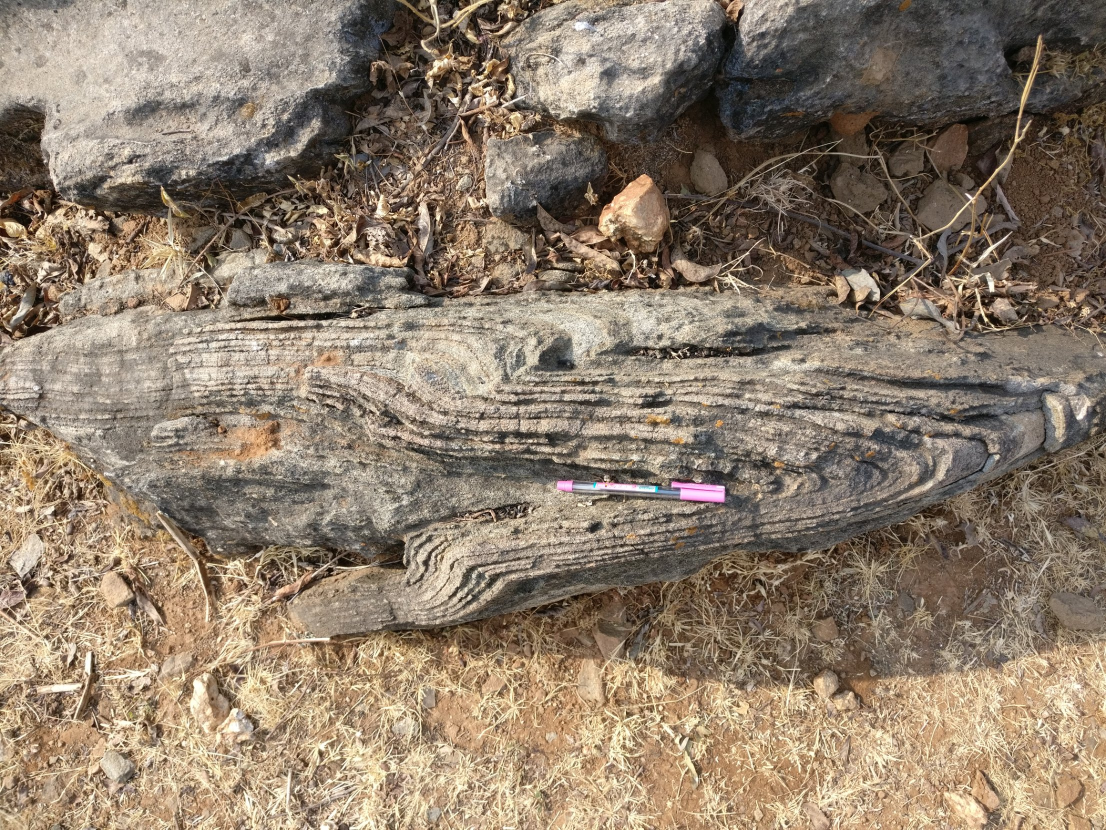
#> input picture app/backend/samples/photo3_tight_fullres.jpg, 2212 x 1659 px (shown at 1/2 size)
$ python pipeline.py samples/photo3_tight_fullres.jpg out.png
#> lines starting #> are read from the running program, lines starting #| are printed output that depends on the picture
### app/backend/detect.py
"""Automatic bedding-boundary tracing guided by the layer orientation field (no AI model, no clicks).

Usage:
  python3 autotrace.py photo.png out.png                         # all detected lines (max 12)
  python3 autotrace.py photo.png out.png '{"best":true,"max_curves":30,"min_len":0.25}'   # best 3 complete fold lines
  python3 autotrace.py panel.png out.png '{"gt":"gt.npy"}'       # score against a hand-trace mask

Writes out.png (lines + faint yellow hand trace), out_auto_only.png, out_edges.png, out_curves.json.
Yellow hand-trace lines in the input are detected and painted over before detection (only matters for
annotated images); they are used only for scoring. See HANDOFF.md for how each step works."""
import sys, json, cv2, numpy as np
from scipy import ndimage as ndi
from skimage.morphology import skeletonize, remove_small_objects


# [5 lines left out: function yellow_mask, not called in this run]


def bilinear(a, x, y):
    return ndi.map_coordinates(a, [[y], [x]], order=1, mode='nearest')[0]


def detect(bgr, ann_mask, P):
    H, W = bgr.shape[:2]
    # 1. remove annotation so detector sees only the rock
    inp_mask = cv2.dilate(ann_mask.astype(np.uint8) * 255, np.ones((7, 7), np.uint8))
    clean = cv2.inpaint(bgr, inp_mask, 5, cv2.INPAINT_TELEA)
    lab = cv2.cvtColor(clean, cv2.COLOR_BGR2LAB)
    L = cv2.createCLAHE(2.0, (8, 8)).apply(lab[..., 0]).astype(np.float32) / 255.0

    # 2. structure tensor -> dominant layering direction everywhere
    s_g, s_i = P['sigma_grad'], P['sigma_int'] * min(H, W)
    gx = ndi.gaussian_filter(L, s_g, order=(0, 1))
    gy = ndi.gaussian_filter(L, s_g, order=(1, 0))
    Jxx = ndi.gaussian_filter(gx * gx, s_i)
    Jyy = ndi.gaussian_filter(gy * gy, s_i)
    Jxy = ndi.gaussian_filter(gx * gy, s_i)
    phi = 0.5 * np.arctan2(2 * Jxy, Jxx - Jyy)          # normal to layers
    nx, ny = np.cos(phi), np.sin(phi)
    tr = Jxx + Jyy + 1e-9
    coh = np.sqrt((Jxx - Jyy) ** 2 + 4 * Jxy ** 2) / tr  # 0..1, how "layered"

    # 3. keep only edges that run PARALLEL to layering (kills cross-cutting cracks)
    chans = [L, lab[..., 1].astype(np.float32) / 255.0 * P['color_w'], lab[..., 2].astype(np.float32) / 255.0 * P['color_w']]
    E = np.zeros_like(L)
    for se in P['sigma_edges']:
        acc = np.zeros_like(L)
        for C in chans:
            gx2 = ndi.gaussian_filter(C, se, order=(0, 1)) * se
            gy2 = ndi.gaussian_filter(C, se, order=(1, 0)) * se
            acc += (gx2 * nx + gy2 * ny) ** 2
        acc = np.sqrt(acc)
        E = np.maximum(E, acc / (np.percentile(acc, 99.5) + 1e-9))
    E = E * coh
    # 3b. mask field tools (pens, hammer handles): strongly saturated colours rock rarely has
    hsv = cv2.cvtColor(clean, cv2.COLOR_BGR2HSV)
    tool = (hsv[..., 1] > P['tool_sat']) & (hsv[..., 2] > 60)
    tool = remove_small_objects(tool, max_size=P['tool_min_px'])
    tool = cv2.dilate(tool.astype(np.uint8), np.ones((9, 9), np.uint8)) > 0
    E[tool] = 0
    E /= np.percentile(E, 99.5) + 1e-9

    # non-max suppression across the layer -> thin ridge candidates
    yy, xx = np.mgrid[0:H, 0:W].astype(np.float32)
    Ef = ndi.map_coordinates(E, [yy + ny, xx + nx], order=1, mode='nearest')
    Eb = ndi.map_coordinates(E, [yy - ny, xx - nx], order=1, mode='nearest')
    ridge = (E >= Ef) & (E >= Eb) & (E > P['seed_thr']) & (coh > P['coh_min'])
    border = int(0.03 * min(H, W))
    ridge[:border] = ridge[-border:] = False
    ridge[:, :border] = ridge[:, -border:] = False

    # 4. trace each seed along the layer direction, snapping to the edge
    # [34 lines left out: function trace, not called in this run]

    ys, xs = np.nonzero(ridge)
    order = np.argsort(-E[ys, xs])
    used = np.zeros((H, W), bool)
    curves = []
    for i in order[: P['max_seeds']]:
        x, y = float(xs[i]), float(ys[i])
        if used[int(y), int(x)]:
            continue
        a = trace(x, y, +1)
        b = trace(x, y, -1)
        c = np.array(b[::-1] + [(x, y)] + a)
        if len(c) < 3:
            continue
        seg = np.diff(c, axis=0)
        length = np.hypot(seg[:, 0], seg[:, 1]).sum()
        ci = np.clip(c.round().astype(int), 0, [W - 1, H - 1])
        # mark corridor as used so we don't re-trace the same boundary
        tmp = np.zeros((H, W), np.uint8)
        cv2.polylines(tmp, [ci.reshape(-1, 1, 2)], False, 1, P['dedup_px'] * 2 + 1)
        used |= tmp > 0
        if length < 0.4 * P['min_len'] * min(H, W):
            continue
        strength = float(np.mean(E[ci[:, 1], ci[:, 0]]))
        curves.append(dict(pts=c, length=float(length), strength=strength))

    curves = merge_curves(curves, P)
    for d in curves:
        d['pts'] = smooth(d['pts'], P['smooth'])
    # 5. remove near-duplicates, longest+strongest first
    curves = [d for d in curves if d['length'] >= P['min_len'] * min(H, W)]
    curves.sort(key=lambda d: -d['length'] * d['strength'])
    kept, occ = [], np.zeros((H, W), bool)
    for d in curves:
        ci = np.clip(d['pts'].round().astype(int), 0, [W - 1, H - 1])
        overlap = occ[ci[:, 1], ci[:, 0]].mean()
        if overlap > 0.5:
            continue
        kept.append(d)
        tmp = np.zeros((H, W), np.uint8)
        cv2.polylines(tmp, [ci.reshape(-1, 1, 2)], False, 1, 2 * P['dedup_px'] + 1)
        occ |= tmp > 0
        if len(kept) >= P['max_curves']:
            break
    return clean, E, coh, phi, kept


# [146 lines left out: functions smooth, _end, merge_curves, fold_metrics, spline_smooth, rock_mask and 2 more, not called in this run]


COLORS = [(255, 255, 0), (255, 0, 255), (0, 255, 0), (0, 128, 255), (255, 128, 0),
          (128, 0, 255), (0, 255, 255), (255, 0, 128), (128, 255, 0), (0, 0, 255),
          (200, 200, 200), (255, 200, 120)]


# [10 lines left out: function draw, not called in this run]


DEFAULT = dict(smooth_tol=0.006, rock_sat=45, rock_erode=0.03, max_outside=0.05, min_span=100, min_limb=0.15, max_wobble=1.12, n_best=3, best=False, tool_sat=150, tool_min_px=200, sigma_grad=1.5, sigma_int=0.035, sigma_edges=(2.0, 3.5), color_w=1.5, join_px=25, smooth=3, seed_thr=0.35, keep_thr=0.12,
               coh_min=0.25, step=1.5, snap=3, max_turn=25, max_gap=8, dedup_px=4,
               min_len=0.35, max_seeds=3000, max_curves=12)

# [28 lines that do not run on import are left out]

### app/backend/pipeline.py
"""photo -> result dict (the JSON contract in HANDOFF.md section 7.2). No web code in here, so the CLI,
the API and the tests all call analyze().

Usage:  python -m pipeline photo.png [out_dir]      # prints the result JSON, writes result.json + overlay.png"""
import json
import sys
import time
import uuid
from pathlib import Path

import cv2
import numpy as np
from foldclass.debug import debug_pipeline

import detect as D
import pairing
import prepare
import render

ENGINE_TAG = 'core-v1.0-frozen'
MAX_SIDE = 2200                     # detection runs on a resized copy above this (it is slow on CPU)
DETECT = dict(D.DEFAULT, max_curves=30, min_len=0.25, n_best=8)
SMOOTH_FRAC = 0.015                 # re-smooth the chosen pair to 1.5% of the bed's thickness (not of the image)
DATA = Path(__file__).parent / 'data'


def detect_lines(bgr, P):
    """All detected lines in original-image pixels; complete fold lines first (ranked), then the rest."""
    H, W = bgr.shape[:2]
    scale = min(1.0, MAX_SIDE / max(H, W))
    small = bgr if scale == 1 else cv2.resize(bgr, (round(W * scale), round(H * scale)), interpolation=cv2.INTER_AREA)
    h, w = small.shape[:2]
    # empty annotation mask: the yellow-line eraser is only for the annotated collage
    _, _, _, _, curves = D.detect(small, np.zeros((h, w), bool), P)
    best = D.pick_best(curves, h, w, P, D.rock_mask(small, P))
    rest = [d for d in curves if not any(d is b for b in best)]
    tol = P['smooth_tol'] * min(h, w) / scale
    lines = []
    for d in best + rest:
        complete = any(d is b for b in best)
        raw = d['pts'] / scale          # kept unsmoothed: the chosen pair is re-smoothed to the bed's thickness
        lines.append(dict(id=len(lines), raw=raw, pts=D.spline_smooth(raw, tol) if complete else raw,
                          complete=complete, bend_deg=d.get('span'), strength=float(d['strength']),
                          inside_rock=None if 'outside' not in d else 1 - d['outside']))
    return lines, scale


def run_engine(outer, inner, hinge_o, hinge_i):
    """Cut to one fold, same direction, thin, engine. Returns (engine result or None, error, cut pair, dips)."""
    outer_c, dips_o = prepare.cut_at_inflections(outer, hinge_o)
    inner_c, dips_i = prepare.cut_at_inflections(inner, hinge_i)
    inner_c, flipped = prepare.same_direction(outer_c, inner_c)
    if flipped:
        dips_i = dips_i[::-1]
    dips = (max(dips_o[0], dips_i[0]), max(dips_o[1], dips_i[1]))     # (left, right) in the engine's order
    o60, i60 = prepare.thin(outer_c), prepare.thin(inner_c)
    try:
        return debug_pipeline(o60, i60), None, (outer_c, inner_c), dips
    except Exception as e:                                            # the engine refuses with a plain reason
        return None, f'{type(e).__name__}: {e}', (outer_c, inner_c), dips


def _limb(r, limb, dip):
    out = dict(max_dip_deg=round(dip, 1))
    if r is None or limb not in r['fits']:
        return dict(out, **{'class': None, 'R': None, 'sigma_R': None, 't0_px': None, 'alpha_span_deg': None,
                            'warnings': [] if r is None else ['fewer than 3 isogon pairs on this limb; the engine could not fit it']})
    fit, cl = r['fits'][limb], r['classes'][limb]
    return dict(out, **{'class': cl.fold_class, 'R': round(float(fit.R), 4), 'sigma_R': round(float(fit.sigma_R), 4),
                        't0_px': round(float(fit.t0), 2), 'alpha_span_deg': round(float(cl.alpha_span), 1),
                        'n_isogons': int(cl.n_samples), 'warnings': list(cl.warnings)})


def _candidate(c):
    return dict(ids=list(c['ids']), median_gap_px=c['median_gap_px'], overlap=c['overlap'], valid=c['valid'],
                reasons=c['reasons'], layer_package=c.get('layer_package'), score=c.get('score'))


def analyze(image_path, params=None, out_dir=None):
#> called with image_path = 'samples/photo3_tight_fullres.jpg', out_dir = 'out.png'
    params = params or {}
    job_id = params.get('job_id') or uuid.uuid4().hex
    out_dir = Path(out_dir or DATA / job_id)
    out_dir.mkdir(parents=True, exist_ok=True)
    t = {}
    t0 = time.perf_counter()
    bgr = cv2.imread(str(image_path))
#> bgr is the input picture: shape (1659, 2212, 3); mean B, G, R 107.6, 125.5, 141.6
    if bgr is None:
        raise ValueError(f'could not read an image from {image_path}')
    H, W = bgr.shape[:2]
#> H = 1659; W = 2212
    lines, scale = detect_lines(bgr, dict(DETECT, **params.get('detect', {})))
#> in detect, `inp_mask = cv2.dilate(ann_mask.astype(np.uint8) * 255, np.ones((7, 7),..`: inp_mask: shape (1650, 2200); every value is 0
#> in detect, `lab = cv2.cvtColor(clean, cv2.COLOR_BGR2LAB)`: lab: shape (1650, 2200, 3); mean of channels 0, 1, 2 134.4, 131.4, 140
#> in detect, `L = cv2.createCLAHE(2.0, (8, 8)).apply(lab[..., 0]).astype(np.float32)..`:
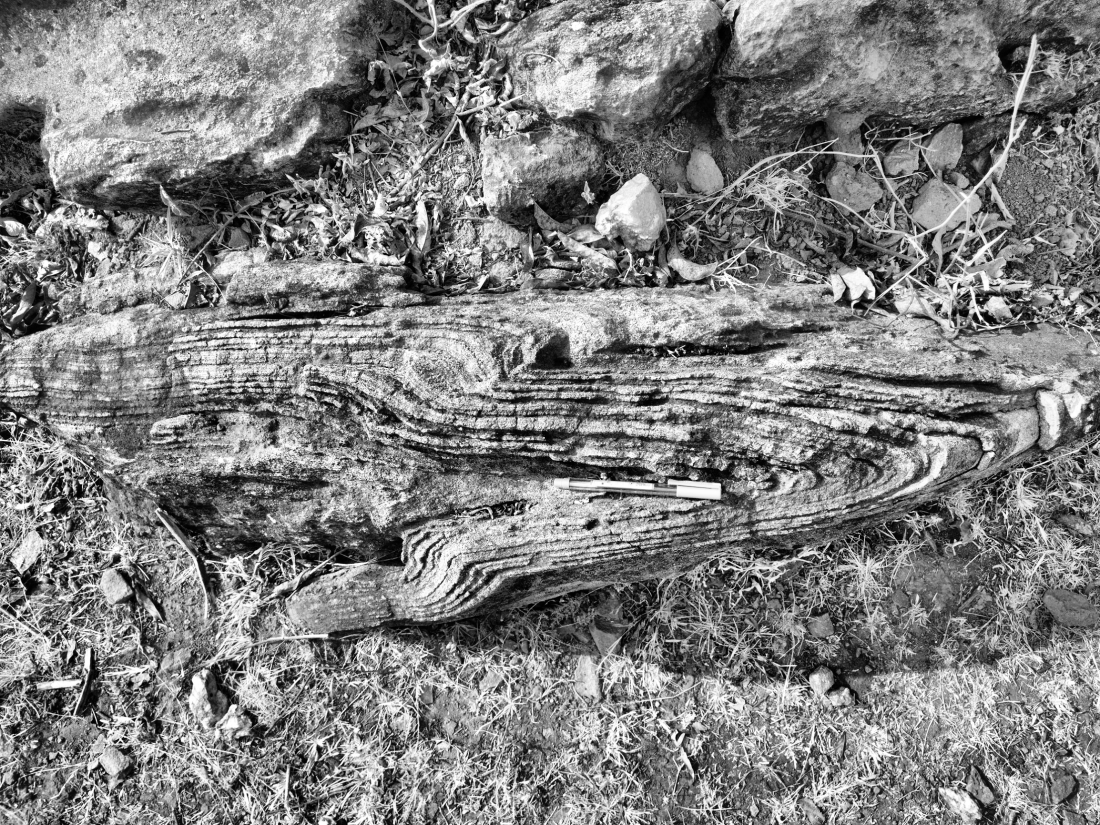
#> L: shape (1650, 2200) float32 (shown at 1/2 size); min 0, max 1, mean 0.502
#> in detect, `s_g, s_i = P['sigma_grad'], P['sigma_int'] * min(H, W)`: s_g = 1.5; s_i = 57.75
#> in detect, `coh = np.sqrt((Jxx - Jyy) ** 2 + 4 * Jxy ** 2) / tr  # 0..1, how "laye..`:
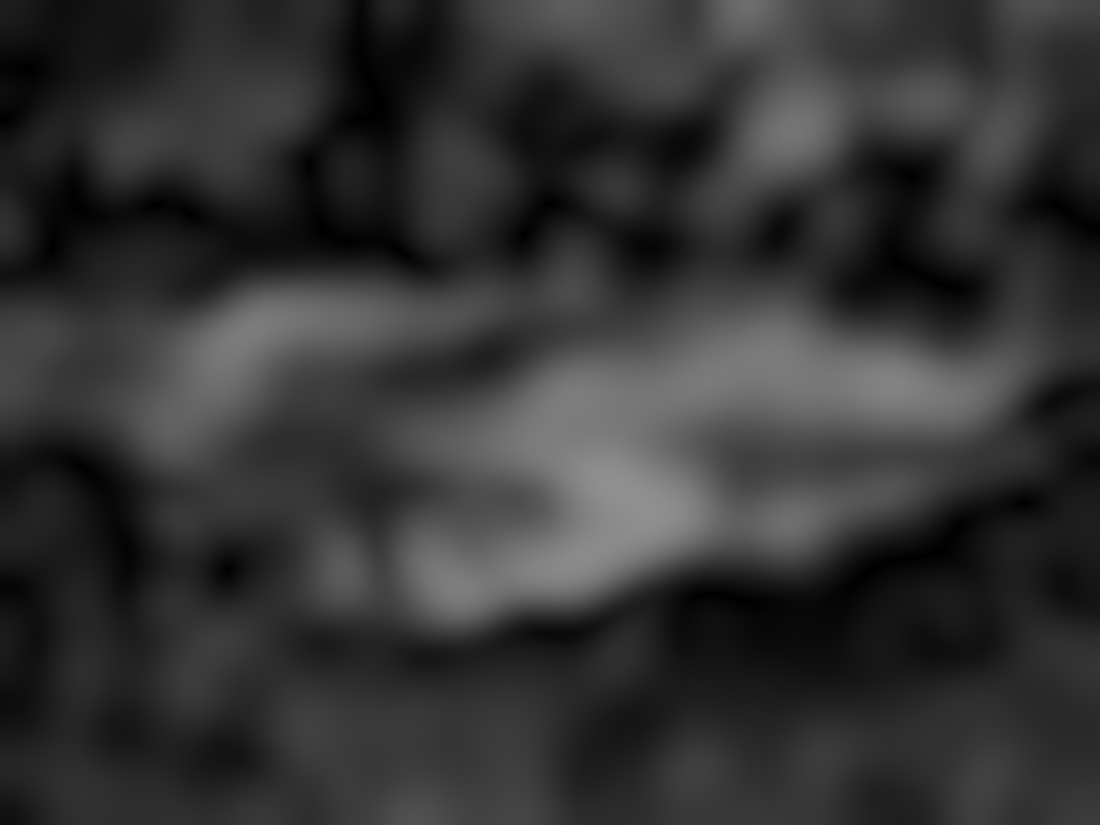
#> coh: shape (1650, 2200) float32 (shown at 1/2 size); min 8.6e-05, max 0.567, mean 0.204
#> the loop in detect, `for se in P['sigma_edges']:` made 2 passes
#> se on passes 1 to 2: 2, 3.5
#> after the loop in detect, `for se in P['sigma_edges']:`:
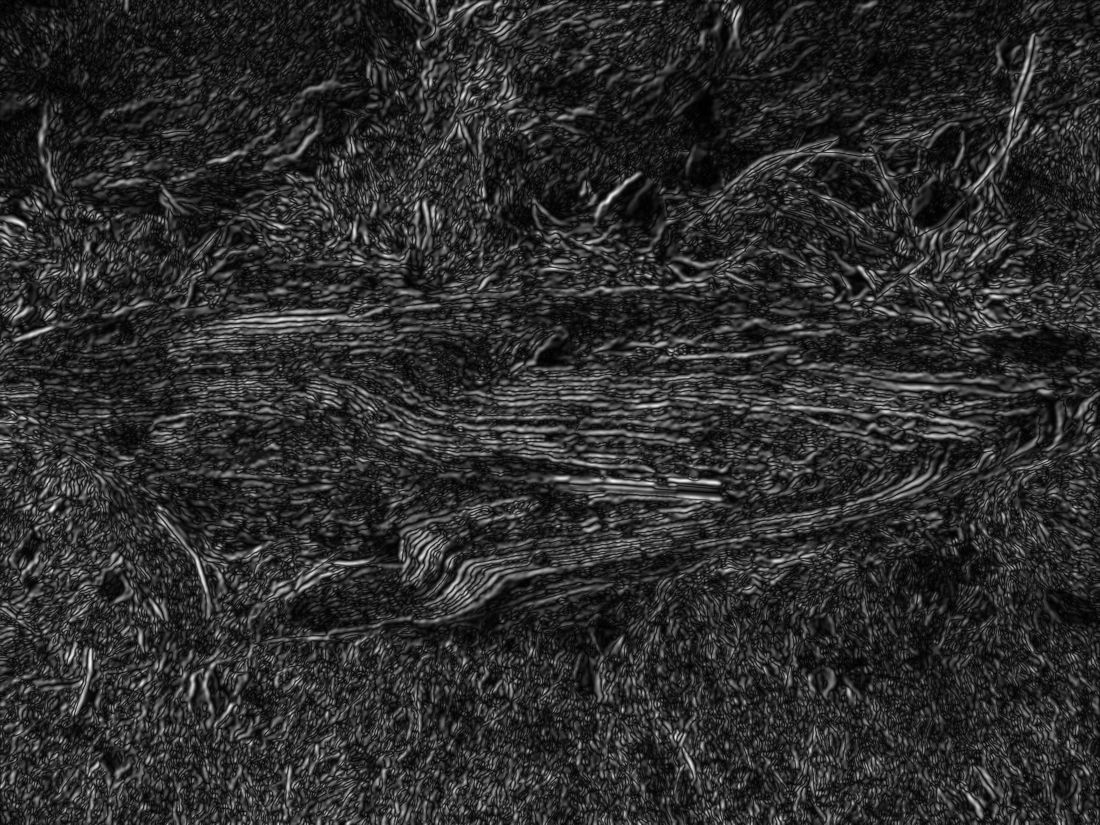
#> E: shape (1650, 2200) float32 (shown at 1/2 size); min 0.00109, max 1.59, mean 0.281; drawn with min black and max white
#> in detect, `hsv = cv2.cvtColor(clean, cv2.COLOR_BGR2HSV)`: hsv: shape (1650, 2200, 3); mean H, S, V 19.8, 66.6, 141.7
#> in detect, `tool = (hsv[..., 1] > P['tool_sat']) & (hsv[..., 2] > 60)`:
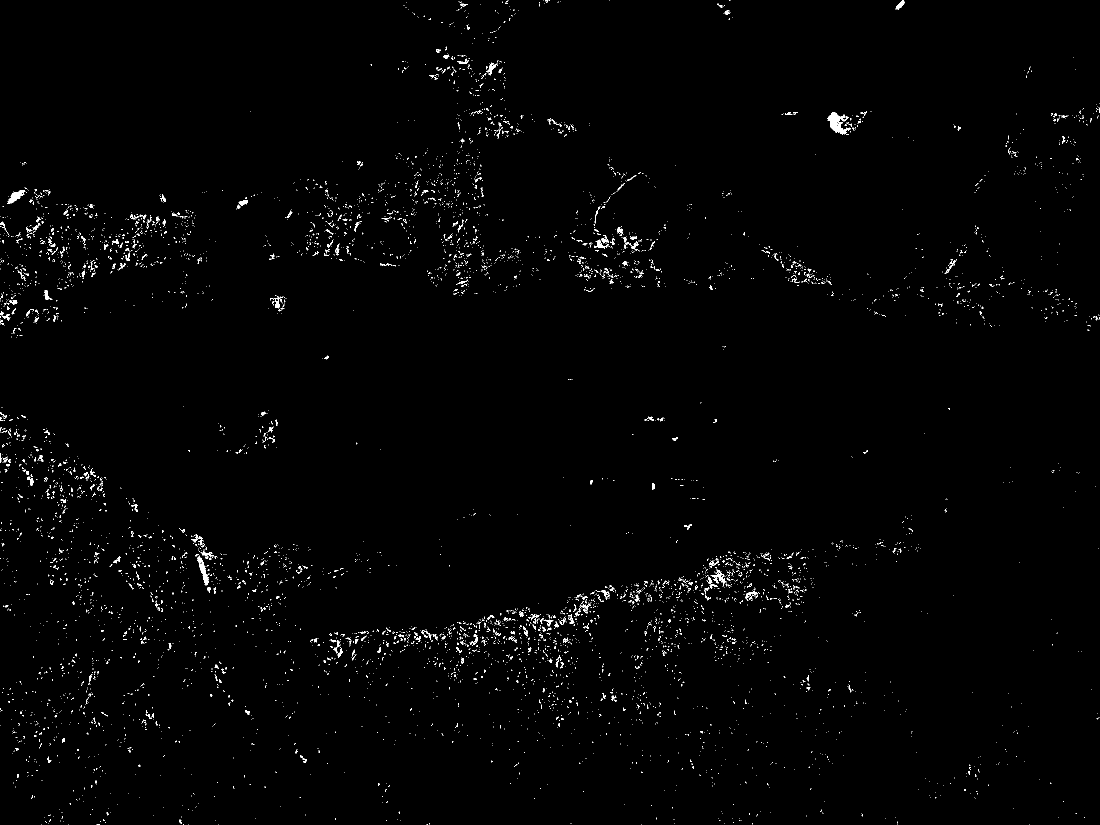
#> tool: shape (1650, 2200) bool (shown at 1/2 size); 0.95% white in thin lines or dots
    t['detect'] = round(1000 * (time.perf_counter() - t0))

    t0 = time.perf_counter()
    best, cands, notes = pairing.choose(lines)
    r, error, pair, limbs, dips = None, None, None, None, (0.0, 0.0)
    if best is not None:
        outer, inner = lines[best['outer_id']], lines[best['inner_id']]
        tol = SMOOTH_FRAC * best['median_gap_px']
        r, error, (outer_c, inner_c), dips = run_engine(D.spline_smooth(outer['raw'], tol), D.spline_smooth(inner['raw'], tol),
                                                        best['hinge_outer'], best['hinge_inner'])
        pair = dict(outer_id=best['outer_id'], inner_id=best['inner_id'], median_gap_px=best['median_gap_px'],
                    overlap=best['overlap'], layer_package=best['layer_package'], between_ids=best['between_ids'],
                    auto=True, outer_pts=np.round(outer_c, 1).tolist(), inner_pts=np.round(inner_c, 1).tolist())
        limbs = {limb: _limb(r, limb, dips[k]) for k, limb in enumerate(('left', 'right'))}
    t['engine'] = round(1000 * (time.perf_counter() - t0))

    result = dict(
        job_id=job_id,
        engine=ENGINE_TAG,
        image=dict(width=W, height=H, analysed_scale=round(scale, 4)),
        lines=[dict(id=d['id'], points=np.round(d['pts'], 1).tolist(), complete=d['complete'],
                    bend_deg=None if d['bend_deg'] is None else round(d['bend_deg']),
                    strength=round(d['strength'], 3),
                    inside_rock=None if d['inside_rock'] is None else round(d['inside_rock'], 3)) for d in lines],
        pair=pair,
        pair_candidates=[_candidate(c) for c in cands],
        limbs=limbs,
        isogons=[] if r is None else [[np.round(p.p, 1).tolist(), np.round(p.q, 1).tolist()]
                                      for pairs in r['isogons'].values() for p in pairs],
        hinges=None if r is None else dict(H=np.round(r['H'], 1).tolist(), G=np.round(r['G'], 1).tolist(),
                                           hg_dist_px=round(float(r['hg_dist']), 1)),
        notes=notes,
        engine_error=error,
        engine_warnings=[] if r is None else list(r['warnings']),
        verdict=None,                # build step 3
        files=dict(overlay=f'/api/files/{job_id}/overlay.png'),
        timings_ms=t,
    )
    render.overlay(bgr, result, out_dir / 'overlay.png')
    (out_dir / 'result.json').write_text(json.dumps(result))
    return result


def summary(result):
    # the result without the long point lists, for printing
    s = dict(result, lines=f"{len(result['lines'])} lines, {sum(d['complete'] for d in result['lines'])} complete")
    if result['pair']:
        s['pair'] = {k: v for k, v in result['pair'].items() if not k.endswith('_pts')}
    s['isogons'] = f"{len(result['isogons'])} isogon lines"
    return s


if __name__ == '__main__':
    out = sys.argv[2] if len(sys.argv) > 2 else None
#> (the run stopped early here; a loop or call above may not have finished)
